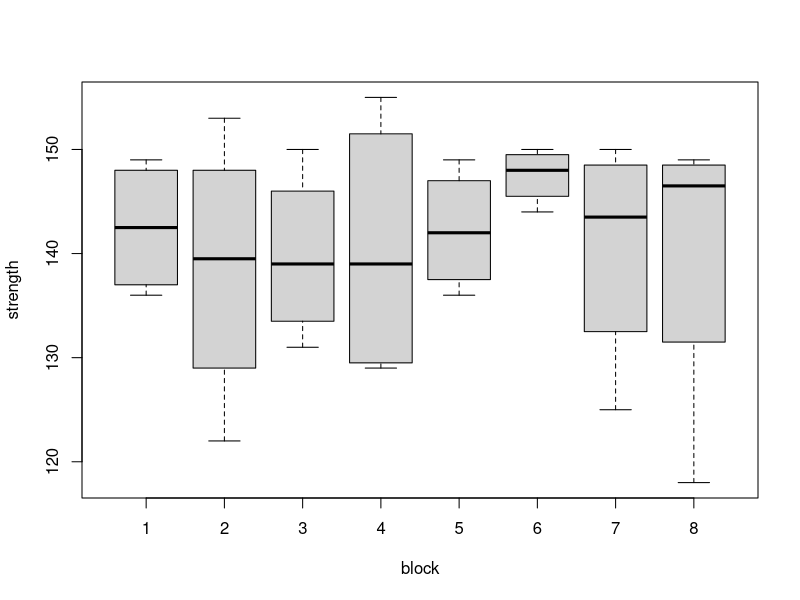
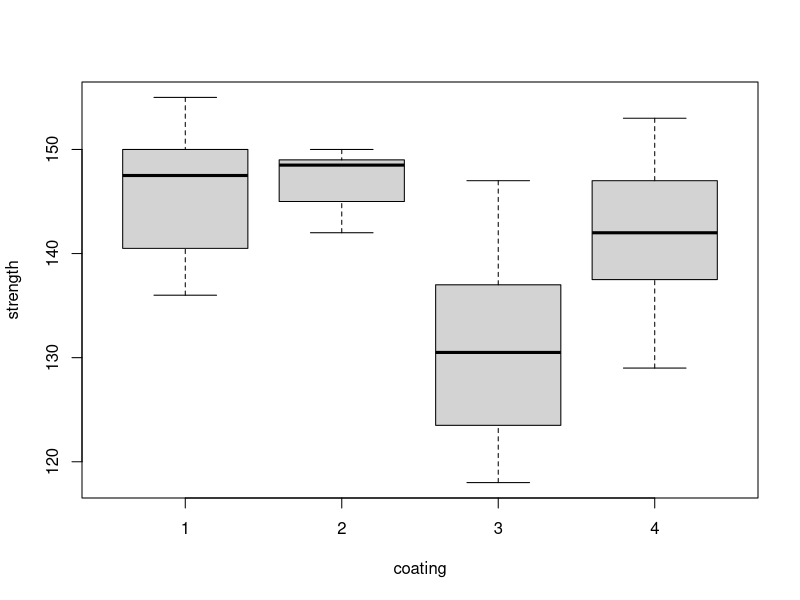
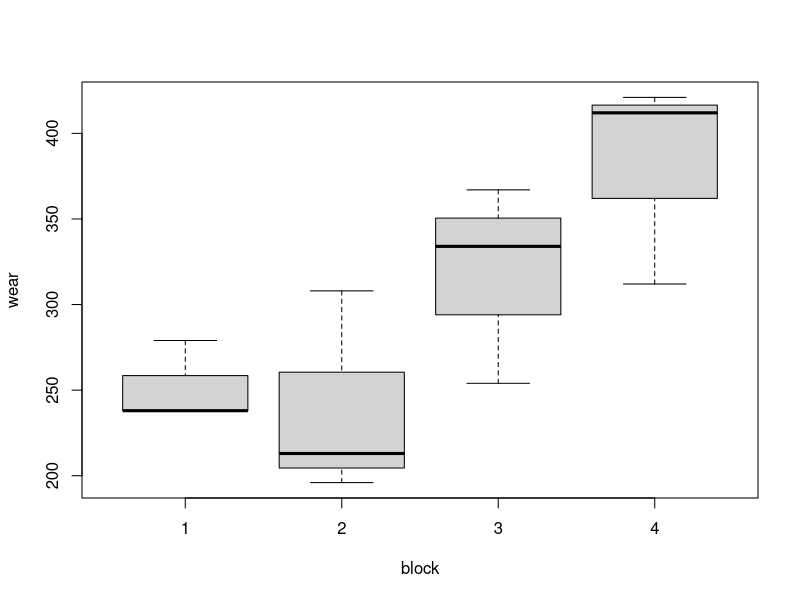
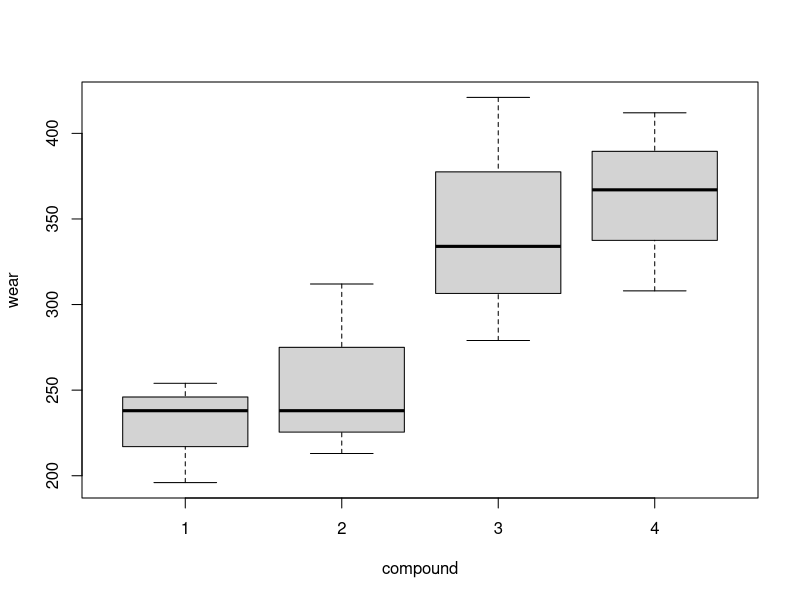

These figures' R source, in order:
## ---- chunk 1
bar <- data.frame(coating = rep(factor(1:4), 8),
                   block = rep(factor(1:8), rep(4, 8)), 
                   strength = c(136, 147, 138, 149, 136, 143, 122, 153, 150, 142, 131, 136,
                                   155, 148, 130, 129, 145, 149, 136, 139, 150, 149, 147, 144,
                                   147, 150, 125, 140, 148, 149, 118, 145)
                     )
knitr::kable(
 tidyr::pivot_wider(bar, names_from = coating, values_from = strength),
 col.names = c("Block", paste("Coating", 1:4)),
 caption = "Steel bar experiment: tensile strength values (kliograms per square inch, ksi) from steel bars with four different coatings."
)
## ---- chunk 2
boxplot(strength ~ block, data = bar)
boxplot(strength ~ coating, data = bar)
## ---- chunk 3
tyre <- data.frame(compound = as.factor(c(1, 2, 3, 1, 2, 4, 1, 3, 4, 2, 3, 4)),
                   block = rep(factor(1:4), rep(3, 4)), 
                   wear = c(238, 238, 279, 196, 213, 308, 254, 334, 367, 312, 421, 412)
                     )
options(knitr.kable.NA = '')
knitr::kable(
 tidyr::pivot_wider(tyre, names_from = compound, values_from = wear),
 col.names = c("Block", paste("Compound", 1:4)),
 caption = "Tyre experiment: relative wear measurements (unitless) from tires made with four different rubber compounds."
)
## ---- chunk 4
boxplot(wear ~ block, data = tyre)
boxplot(wear ~ compound, data = tyre)
